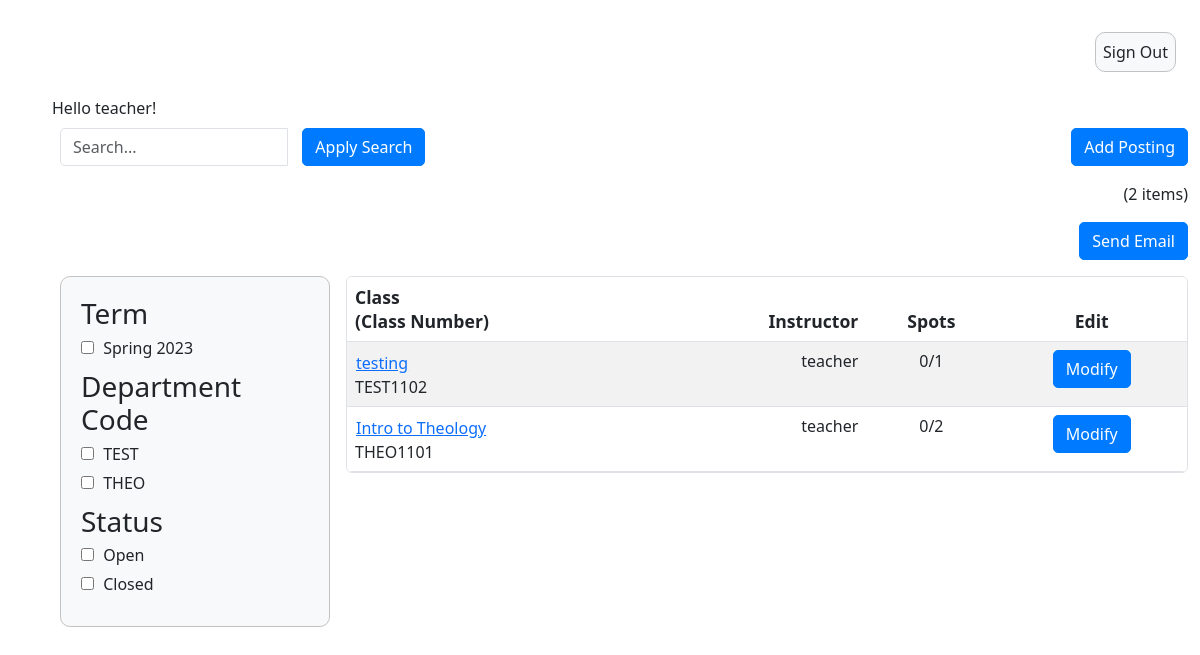
The app's page /instructor_summary/ (signed in) with its own data.
### login/models.py (models this page shows, shortened)
class CustomUser(AbstractUser):
   ROLE_CHOICES = (
       ('S', 'Student'),
       ('T', 'Teacher'),
       ('A', 'Admin'),
   )
   role = models.CharField(max_length=1, choices=ROLE_CHOICES)
   applications = models.PositiveIntegerField(default=0)
   first_name = models.CharField(max_length=100, blank=False)
   last_name = models.CharField(max_length = 100, blank=False)
   major = models.CharField(max_length=100, blank=True)
   eagle_id = models.CharField(max_length=8, blank=True)
   year = models.CharField(max_length=20, blank=True)

### InstructorAddCourse/models.py (models this page shows)
class InstructorAddCourse(models.Model):
	course_instructor = models.ForeignKey(User, on_delete=models.CASCADE)
	course_name = models.CharField(max_length=255)
	course_number = models.CharField(max_length=255)
	course_instructor = models.CharField(max_length=255)
	description = models.CharField(max_length=800)
	total_time_commitment = models.DecimalField(max_digits=2, decimal_places=0, validators=[MinValueValidator(0)], default=0)
	has_discussion = models.CharField(choices=[('yes', 'Yes'),('no', 'No')], max_length=50, default='')
	num_ta_needed = models.DecimalField(max_digits=2, decimal_places=0, validators=[MinValueValidator(0)], default=0)
	curr_num_ta = models.IntegerField(default=0)
	graded_meeting = models.CharField(choices=[('yes', 'Yes'),('no', 'No')], max_length=50, default='')
	office_hours = models.DecimalField(max_digits=2, decimal_places=0, validators=[MinValueValidator(0)], default=0)
	other_info = models.CharField(max_length=800, default=None)
	term = models.CharField(default=get_default_term(), max_length=100)

### instructorSummary/views.py (the view)
# urls.py: path('instructor_summary/', instructor_summary_view),
@login_required
def instructor_summary_view(response):
    search_query = response.GET.get('q', '')
    term_filter = response.GET.get('term', '')
    status_filter = response.GET.get('status', '')
    dept_filter = response.GET.get('dept-code', '')
    current_user = response.user
    course_objects = InstructorAddCourse.objects.filter(course_instructor=current_user)
    term_keys = course_objects.values_list('term', flat=True).distinct()
    dept_keys = sorted(list(set([get_dept(course)
                   for course in course_objects])))
    status_keys = sorted(list(set([get_status(course)
                   for course in course_objects])))
    applied_filters = []
    if search_query:
        course_objects = course_objects.filter(
            course_name__icontains=search_query)
        applied_filters.append(('q', search_query))
    if term_filter and term_filter in term_keys:
        course_objects = course_objects.filter(term=term_filter)
        applied_filters.append(('term', term_filter))
    if dept_filter and dept_filter in dept_keys:
        course_objects = course_objects.filter(course_number__istartswith=dept_filter)
        applied_filters.append(('dept-code', dept_filter))
    if status_filter and status_filter in status_keys:
        course_objects = [course for course in course_objects if get_status(course) == status_filter]
        applied_filters.append(('status', status_filter))
    else:
        applied_filters = [f for f in applied_filters if f[0] != 'status']
    applications = []
    if 'course_number' in response.session:
        course_number = response.session['course_number']
        applications = Application.objects.filter(course_number=course_number)
        del response.session['course_number']
    course_count = len(course_objects)
    context = {'course_objects': course_objects,
               'course_count': course_count, 'applied_filters': applied_filters,
               'term_keys': term_keys, 'dept_keys': dept_keys,
               'applications': applications}
    return render(response, "instructorSummary.html", context)

### instructorSummary/views.py (called while the page is built)
def get_dept(course):
    dept_code = ""
    for i in course.course_number:
        if i.isalpha():
            dept_code = "".join([dept_code, i])
    return dept_code

def get_status(course):
    return "Open" if course.curr_num_ta < course.num_ta_needed else "Closed"

### templates/instructorSummary.html (shortened to what this page needs)
{% extends 'appbase.html' %} {% block content %} {% load static %}
<!DOCTYPE html>
<html>
  <head>
    <link rel="stylesheet" href="{% static 'adminSummary.css' %}" />
  </head>
  <body>
    {% if user.is_authenticated %}
    Hello {{ user.username }}!
    {% endif %}
    <div class="container-fluid">
      <form method="get">
      <div class="row">
        <div class="col-md-4">
            <div class="input-group">
              <input
                type="text"
                class="form-control"
                id="search"
                name="q"
                placeholder="Search..."
              />
              <div class="input-group-btn input-space">
                <button type="submit" class="btn btn-primary">
                  Apply Search
                </button>
              </div>
            </div>
        </div>
        <div class="col-md-4">
        </div>
        <div class="col-md-4">
          <div class="text-end">
            <a href="{% url 'add_course' %}" id="add-posting-btn" class="btn btn-primary">
              Add Posting
            </a>
          </div>
        </div>
      </div>
      <div class="row" id="item-row">
        <div class="col-sm">
          <div class="text-end">({{course_count}} items)</div>
        </div>
      </div>
      <div class="row" id="item-row">
        <div class="col-sm">
          <div class="text-end">
            <a href="{% url 'send_email' %}">
              <button type="button" class="btn btn-primary">Send Email</button>
            </a>
          </div>
        </div>
      </div>
      <div class="row">
        <div class="col-sm-3">
          <div class="filter-box">
            <div class="filter-group">
              <h3>Term</h3>
              {% for term in term_keys %}
              <label>
                <input type="checkbox" name="term" value="{{ term }}" /> {{ term }}
              </label>
              {% endfor %}
            </div>
            <div class="filter-group">
              <h3>Department Code</h3>
              {% for dept in dept_keys %}
              <label>
                <input type="checkbox" name="dept-code" value="{{ dept }}" /> {{ dept }}
              </label>
              {% endfor %}
            </div>
            <div class="filter-group">
              <h3>Status</h3>
              <label>
                <input type="checkbox" name="status" value="Open"/> Open
            </label>
            <label>
                <input type="checkbox" name="status" value="Closed"/> Closed
            </label>
            </div>
          </div>
        </div>
        <div class="col-sm-9">
          <table class="table table-striped table-hover rounded overflow-hidden">
            <thead>
              <tr>
                <th>Class<br />(Class Number)</th>
                <th class="text-end">Instructor</th>
                <th class="text-center">Spots</th>
                <th class="text-center">Edit</th>
              </tr>
            </thead>
            <tbody id="table-body">
              {% for course in course_objects %}
              <form method="post" action="{% url 'instructor_show_applications' %}">
                <tr>
                  <td>
                    <button type="submit" class="btn btn-link p-0 m-0 text-start course-name-button">{{ course.course_name }}</button>
                    <br />{{ course.course_number }}
                  </td>
                  <td class="text-end">{{ course.course_instructor }}</td>
                  <td class="text-center">
                    {{course.curr_num_ta}}/{{ course.num_ta_needed }}
                  </td>
                  <td class="text-center">
                    <a href="{% url 'edit_course' course.id %}" class="btn btn-primary">Modify</a>
                  </td>
                </tr>
              </form>
            {% endfor %}
            </tbody>
          </table>
        </div>
      </div>
    </form>
  </div>
</body>
</html>
{% endblock %}

### static/adminSummary.css (style rules this page uses)
body { height: 100%; }
table { background: white; border: 1px solid #c3c3c3; border-radius: 5px; width: 50%; border-spacing: 0px; border-collapse: separate; }
table th { font-weight: 600; font-size: 1.1em; background: #c6c6c6; }
table td { background: transparent; }
.filter-box { padding: 20px; border: 1px solid #c3c3c3; background-color: #f8f9fa; border-radius: 10px; }
.filter-group { margin-bottom: 10px; }
.filter-group h3 { margin-top: 0; margin-bottom: 5px; }
.filter-group label { display: block; margin-bottom: 5px; }
.filter-group input[type="checkbox"] { margin-right: 5px; }
[class*="col"] { padding: 0.5rem; }
.input-group-btn.input-space { padding-left: 15px; }
.form-control { border-radius: 5px; }
.btn-primary { background-color: #007bff; border-color: #007bff; border-radius: 5px; }

### records on screen
CustomUser: username "teacher"
InstructorAddCourse: course_name "testing", course_number "TEST1102", course_instructor "teacher", curr_num_ta "0", num_ta_needed "1"
InstructorAddCourse: course_name "Intro to Theology", course_number "THEO1101", course_instructor "teacher", curr_num_ta "0", num_ta_needed "2"

### other values on screen
{{ course_count }} "2"
{{ term }} "Spring 2023"
{{ dept }} "TEST" "THEO"
